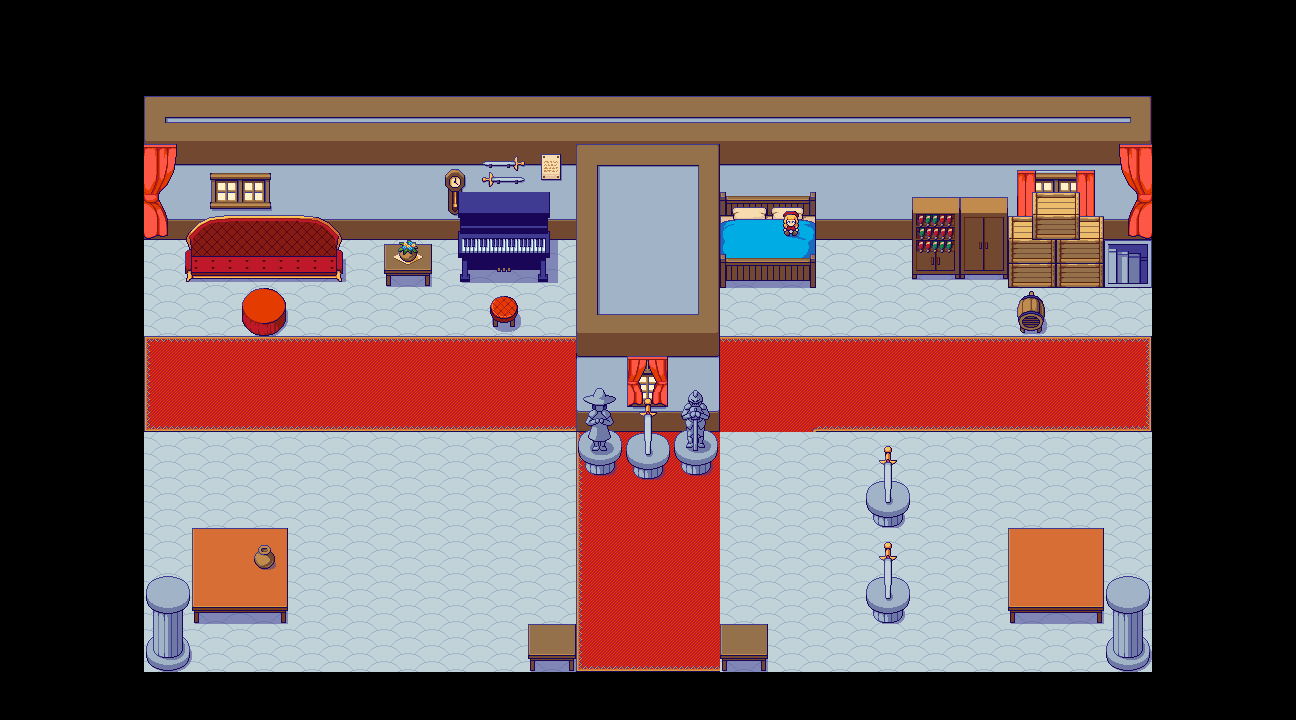

Tiled map render using the project's own tile images. Description and the whole map definition, tile-layer contents included, below:
An orthogonal 27x15 tile map with 48x48 px tiles, 3 tile layers (floor, furniture, furniture2), 5 tilesets and 24 objects (17x collision, to_exterior, from_exterior, Gale, Priscilla, ...).

<map version="1.10" tiledversion="1.11.2" class="foreground" orientation="orthogonal" renderorder="right-down" width="27" height="15" tilewidth="48" tileheight="48" infinite="0" nextlayerid="8" nextobjectid="34">
 <tileset firstgid="1" source="interior.tsx" />
 <tileset firstgid="442" source="PixelFantasy_Inside_A2.tsx" />
 <tileset firstgid="634" source="PixelFantasy_Inside_B.tsx" />
 <tileset firstgid="890" source="PixelFantasy_Inside_C.tsx" />
 <tileset firstgid="1146" source="PixelFantasy_Outside_C.tsx" />
 <layer id="1" name="floor" class="background" width="27" height="15">
  <data encoding="csv">
0,0,0,0,0,0,0,0,0,0,0,0,0,0,0,0,0,0,0,0,0,0,0,0,0,0,0,
0,0,0,0,0,0,0,0,0,0,0,0,0,0,0,0,0,0,0,0,0,0,0,0,0,0,0,
0,0,0,64,65,65,65,65,65,65,65,65,65,65,65,65,65,65,65,65,65,65,65,66,0,0,0,
0,0,0,106,107,107,107,107,107,107,107,107,1,2,3,107,107,107,107,107,107,107,107,108,0,0,0,
0,0,0,148,149,149,149,149,149,149,149,149,22,23,24,149,149,149,149,149,149,149,149,150,0,0,0,
0,0,0,444,444,444,444,444,444,444,444,444,22,23,24,444,444,444,444,444,444,444,444,444,0,0,0,
0,0,0,444,444,444,444,444,444,444,444,444,43,44,45,444,444,444,444,444,444,444,444,444,0,0,0,
0,0,0,211,212,212,212,212,212,212,212,212,106,107,108,212,212,212,212,212,212,212,212,213,0,0,0,
0,0,0,253,254,254,254,254,254,254,254,254,148,149,150,233,215,254,254,254,254,254,254,255,0,0,0,
0,0,0,444,444,444,444,444,444,444,444,444,232,233,233,444,444,444,444,444,444,444,444,444,0,0,0,
0,0,0,444,444,444,444,444,444,444,444,444,232,233,233,444,444,444,444,444,444,444,444,444,0,0,0,
0,0,0,444,444,444,444,444,444,444,444,444,232,233,233,444,444,444,444,444,444,444,444,444,0,0,0,
0,0,0,444,444,444,444,444,444,444,444,444,232,233,233,444,444,444,444,444,444,444,444,444,0,0,0,
0,0,0,444,444,444,444,444,444,444,444,444,253,254,254,444,444,444,444,444,444,444,444,444,0,0,0,
0,0,0,0,0,0,0,0,0,0,0,0,0,0,0,0,0,0,0,0,0,0,0,0,0,0,0
</data>
 </layer>
 <layer id="2" name="furniture" class="foreground" width="27" height="15">
  <data encoding="csv">
0,0,0,0,0,0,0,0,0,0,0,0,0,0,0,0,0,0,0,0,0,0,0,0,0,0,0,
0,0,0,0,0,0,0,0,0,0,0,0,0,0,0,0,0,0,0,0,0,0,0,0,0,0,0,
0,0,0,0,0,0,0,0,0,0,0,0,0,0,0,0,0,0,0,0,0,0,0,0,0,0,0,
0,0,0,732,762,763,0,0,0,863,796,813,0,0,0,0,0,0,0,0,0,764,765,733,0,0,0,
0,0,0,748,778,779,0,0,0,879,0,0,0,0,0,723,724,0,0,663,660,780,781,749,0,0,0,
0,0,0,0,0,0,0,0,878,0,0,0,0,0,0,739,740,0,0,679,676,0,0,652,0,0,0,
0,0,0,0,0,860,0,0,0,0,875,0,0,0,0,0,0,0,0,0,0,1003,0,0,0,0,0,
0,0,0,0,0,0,0,0,0,0,0,0,0,767,0,0,0,0,0,0,0,0,0,0,0,0,0,
0,0,0,0,0,0,0,0,0,0,0,0,981,783,982,0,0,0,0,0,0,0,0,0,0,0,0,
0,0,0,0,0,0,0,0,0,0,0,0,997,0,998,0,0,0,978,0,0,0,0,0,0,0,0,
0,0,0,0,0,0,0,0,0,0,0,0,0,0,0,0,0,0,994,0,0,0,0,0,0,0,0,
0,0,0,0,520,521,0,0,0,0,0,0,0,0,0,0,0,0,978,0,0,520,521,0,0,0,0,
0,0,0,682,536,537,0,0,0,0,0,0,0,0,0,0,0,0,994,0,0,536,537,682,0,0,0,
0,0,0,698,0,0,0,0,0,0,0,456,0,0,0,456,0,0,0,0,0,0,0,698,0,0,0,
0,0,0,0,0,0,0,0,0,0,0,0,0,0,0,0,0,0,0,0,0,0,0,0,0,0,0
</data>
 </layer>
 <layer id="3" name="furniture2" class="foreground" width="27" height="15">
  <data encoding="csv">
0,0,0,0,0,0,0,0,0,0,0,0,0,0,0,0,0,0,0,0,0,0,0,0,0,0,0,
0,0,0,0,0,0,0,0,0,0,0,0,0,0,0,0,0,0,0,0,0,0,0,0,0,0,0,
0,0,0,0,0,0,0,0,0,0,0,0,0,0,0,0,0,0,0,0,0,0,0,0,0,0,0,
0,0,0,0,0,0,0,0,0,0,0,0,0,0,0,0,0,0,0,0,0,0,0,0,0,0,0,
0,0,0,826,827,828,829,830,0,791,792,793,0,0,0,0,1117,0,0,0,0,836,837,0,0,0,0,
0,0,0,842,843,844,845,846,0,807,808,809,0,0,0,0,0,0,0,0,0,852,853,0,0,0,0,
0,0,0,0,0,0,0,0,0,0,0,0,0,0,0,0,0,0,0,0,0,0,0,0,0,0,0,
0,0,0,0,0,0,0,0,0,0,0,0,0,0,0,0,0,0,0,0,0,0,0,0,0,0,0,
0,0,0,0,0,0,0,0,0,0,0,0,0,978,0,0,0,0,0,0,0,0,0,0,0,0,0,
0,0,0,0,0,0,0,0,0,0,0,0,0,994,0,0,0,0,0,0,0,0,0,0,0,0,0,
0,0,0,0,0,0,0,0,0,0,0,0,0,0,0,0,0,0,0,0,0,0,0,0,0,0,0,
0,0,0,0,0,803,0,0,0,0,0,0,0,0,0,0,0,0,0,0,0,0,0,0,0,0,0,
0,0,0,0,0,0,0,0,0,0,0,0,0,0,0,0,0,0,0,0,0,0,0,0,0,0,0,
0,0,0,0,0,0,0,0,0,0,0,0,0,0,0,0,0,0,0,0,0,0,0,0,0,0,0,
0,0,0,0,0,0,0,0,0,0,0,0,0,0,0,0,0,0,0,0,0,0,0,0,0,0,0
</data>
 </layer>
 <objectgroup id="5" name="move">
  <object id="1" name="to_exterior" x="574.424" y="659.515" width="151.515" height="48.4848" />
  <object id="2" name="from_exterior" x="645.333" y="566.667">
   <point />
  </object>
 </objectgroup>
 <objectgroup id="6" name="collision" class="collision">
  <object id="3" type="collision" x="9.09091" y="15.1515" width="145.455" height="784.848" />
  <object id="4" type="collision" x="124.242" y="-39.3939" width="1357.58" height="269.697" />
  <object id="5" type="collision" x="1157.58" y="-130.303" width="206.061" height="936.364" />
  <object id="7" type="collision" x="100" y="672.727" width="1984.85" height="218.182" />
  <object id="16" type="collision" x="241.333" y="276" width="44" height="41.6667" />
  <object id="17" type="collision" x="577" y="224" width="141" height="218.333" />
  <object id="19" type="collision" x="146.667" y="623.333" width="44.6667" height="52" />
  <object id="20" type="collision" x="190.667" y="526.667" width="94" height="71.3333" />
  <object id="21" type="collision" x="524" y="623.333" width="50" height="44.6667" />
  <object id="22" type="collision" x="711.333" y="618" width="52" height="46.6667" />
  <object id="23" type="collision" x="385.333" y="246" width="43.3333" height="39.3333" />
  <object id="24" type="collision" x="465.333" y="199.333" width="82.6667" height="55.3333" />
  <object id="25" type="collision" x="199.333" y="216" width="138" height="35.3333" />
  <object id="26" type="collision" x="721.333" y="197" width="94.6667" height="65.3333" />
  <object id="27" type="collision" x="910.667" y="212.667" width="187.333" height="52" />
  <object id="29" type="collision" x="1008.67" y="518.666" width="94.6667" height="84.6667" />
  <object id="30" type="collision" x="1107.33" y="628" width="50.6667" height="47.3333" />
  <object id="31" x="1015.33" y="260" width="31.3333" height="74" />
 </objectgroup>
 <objectgroup id="7" name="npc">
  <object id="10" name="Gale" x="354.545" y="463.636">
   <point />
  </object>
  <object id="11" name="Priscilla" x="884.848" y="315.152">
   <polygon points="0,0 -87.8788,178.788 9.09091,221.212 148.485,139.394 90.9091,30.303" />
  </object>
  <object id="12" name="Reid" x="675.515" y="542.485">
   <point />
  </object>
  <object id="13" name="Auto" x="318.667" y="594.667">
   <polygon points="0,0 164,-149.333 106.667,72" />
  </object>
 </objectgroup>
</map>
